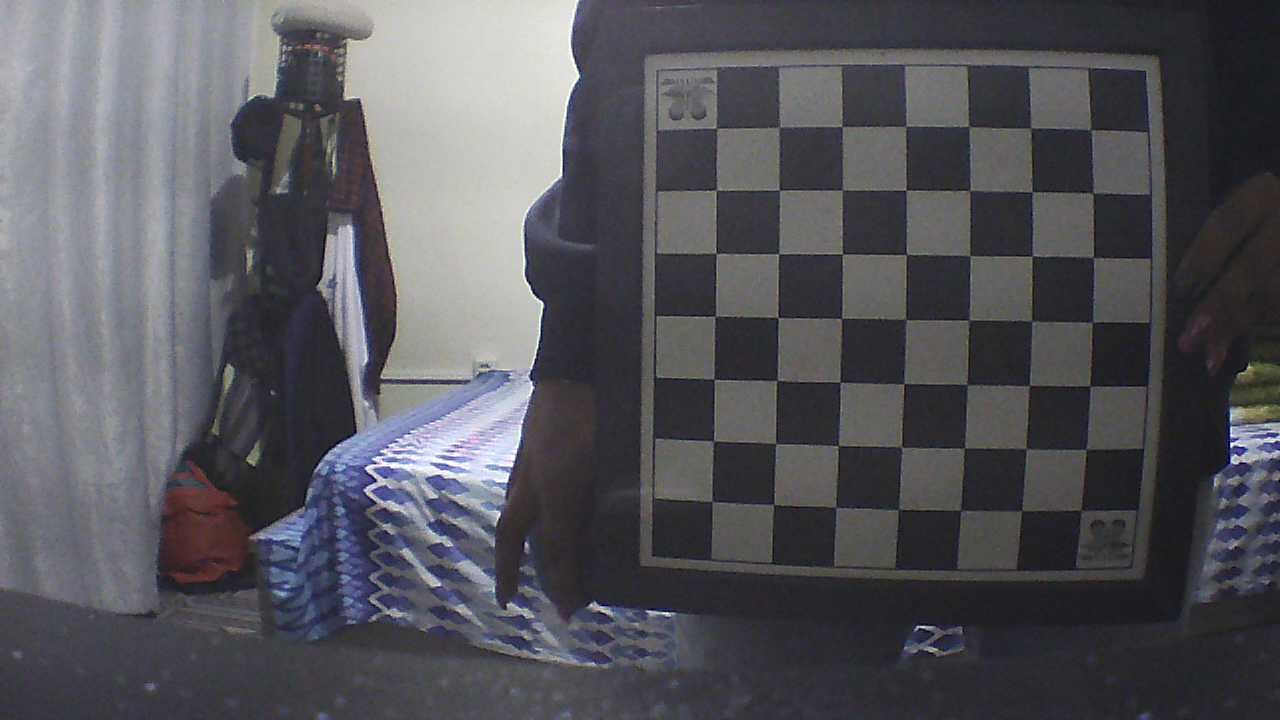
#> input picture TA2/image_in/WIN_20230424_21_36_38_Pro.jpg, 1280 x 720 px; its folder holds 4 pictures in this run
$ jupyter execute TA2.ipynb
#> lines starting #> are read from the running program, lines starting #| are printed output that depends on the picture; after the words box and inside, x2 and y2 are one past the last pixel; in counts of white or black regions, pixels touching at a corner belong together
[cell 1]
import numpy as np
import cv2 as cv
import glob
from os.path import join
from random import randint

[cell 2]
# termination criteria
criteria = (cv.TERM_CRITERIA_EPS + cv.TERM_CRITERIA_MAX_ITER, 30, 0.001)

# prepare object points, like (0,0,0), (1,0,0), (2,0,0) ....,(6,5,0)
objp = np.zeros((6*7,3), np.float32)
objp[:,:2] = np.mgrid[0:7,0:6].T.reshape(-1,2)

# Arrays to store object points and image points from all the images.
objpoints = [] # 3d point in real world space
imgpoints = [] # 2d points in image plane.
images = glob.glob(join('image_in','*.jpg'))

for fname in images:
    img = cv.imread(fname)
#> img is the input picture: shape (720, 1280, 3); mean B, G, R 90.7, 85.3, 85.7
    gray = cv.cvtColor(img, cv.COLOR_BGR2GRAY)
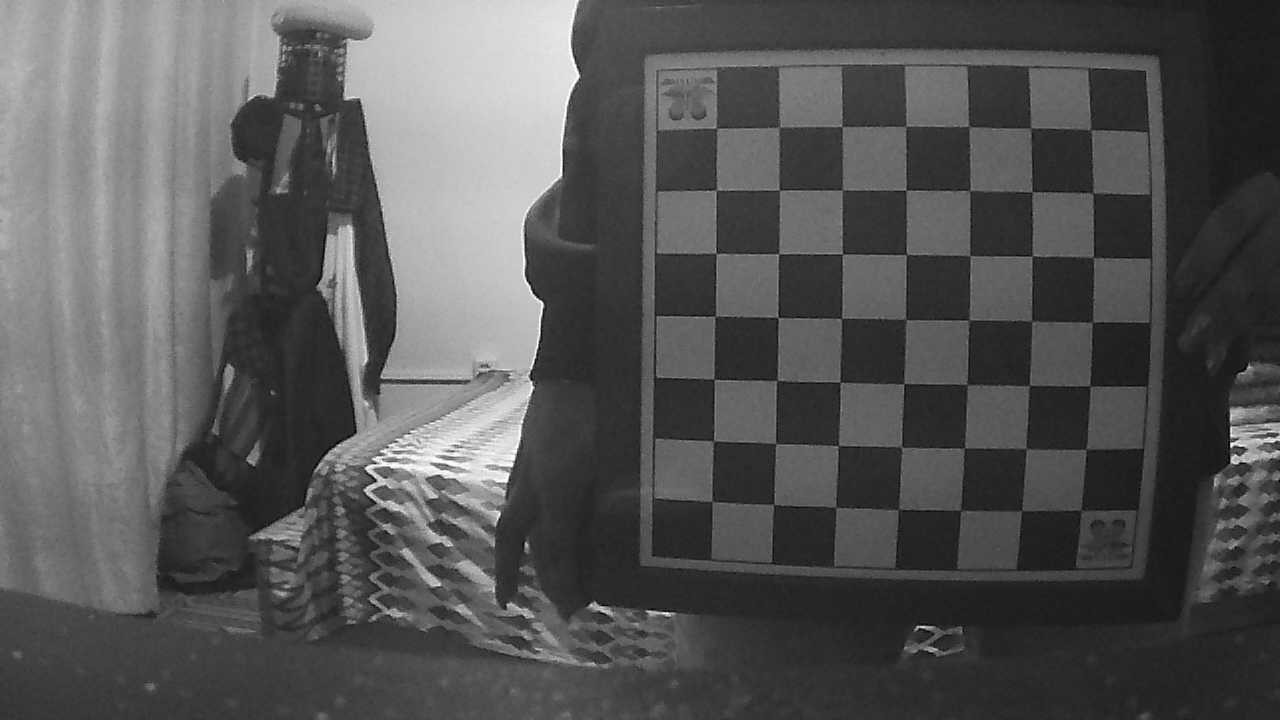
#> gray: shape (720, 1280); min 0, max 255, mean 86
    # Find the chess board corners
    ret, corners = cv.findChessboardCorners(gray, (7,6), None)
#> ret = False; corners = None
    # If found, add object points, image points (after refining them)
    if ret == True:
        objpoints.append(objp)
        corners2 = cv.cornerSubPix(gray,corners, (11,11), (-1,-1), criteria)
        imgpoints.append(corners2)
        # Draw and display the corners
        cv.drawChessboardCorners(img, (7,6), corners2, ret)
        cv.imwrite(fname.replace('_in','_out'), img)
#> pass 2 of the loop `for fname in images:`:
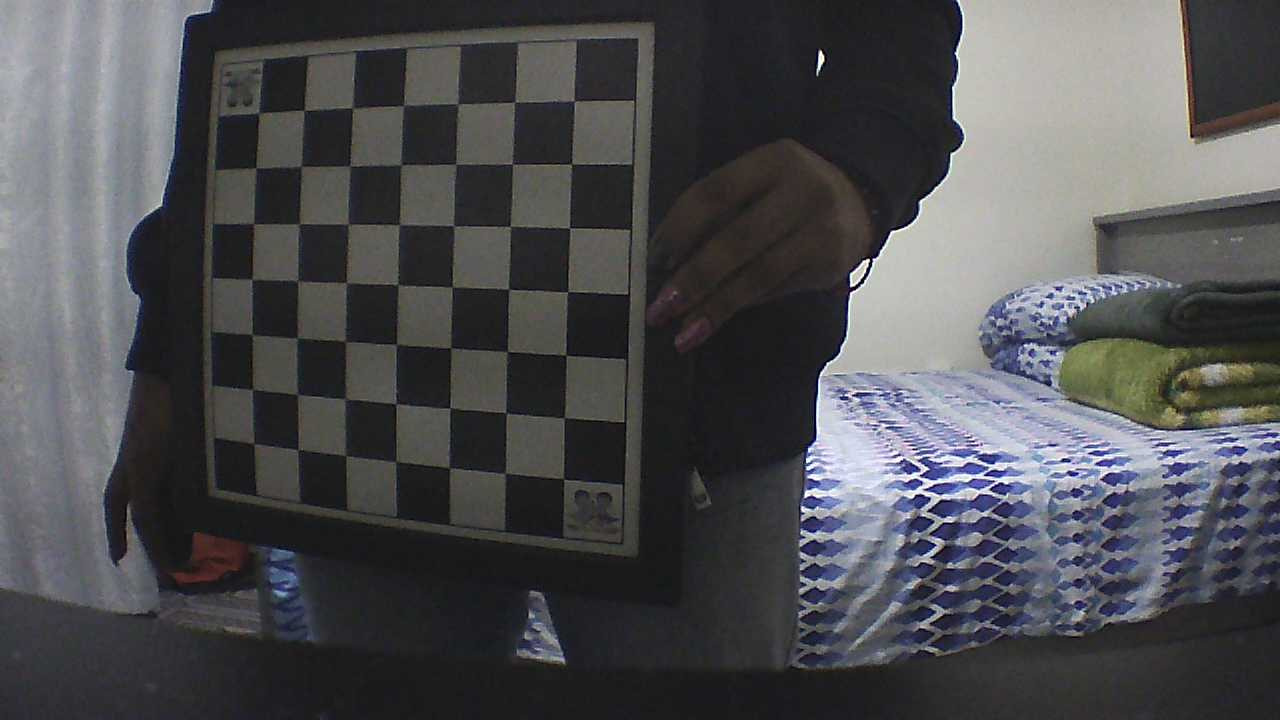
#> input picture TA2/image_in/WIN_20230424_21_36_41_Pro.jpg, 1280 x 720 px
#> img is the input picture: shape (720, 1280, 3); mean B, G, R 80.8, 78.1, 77.8
#> `gray = cv.cvtColor(img, cv.COLOR_BGR2GRAY)`:
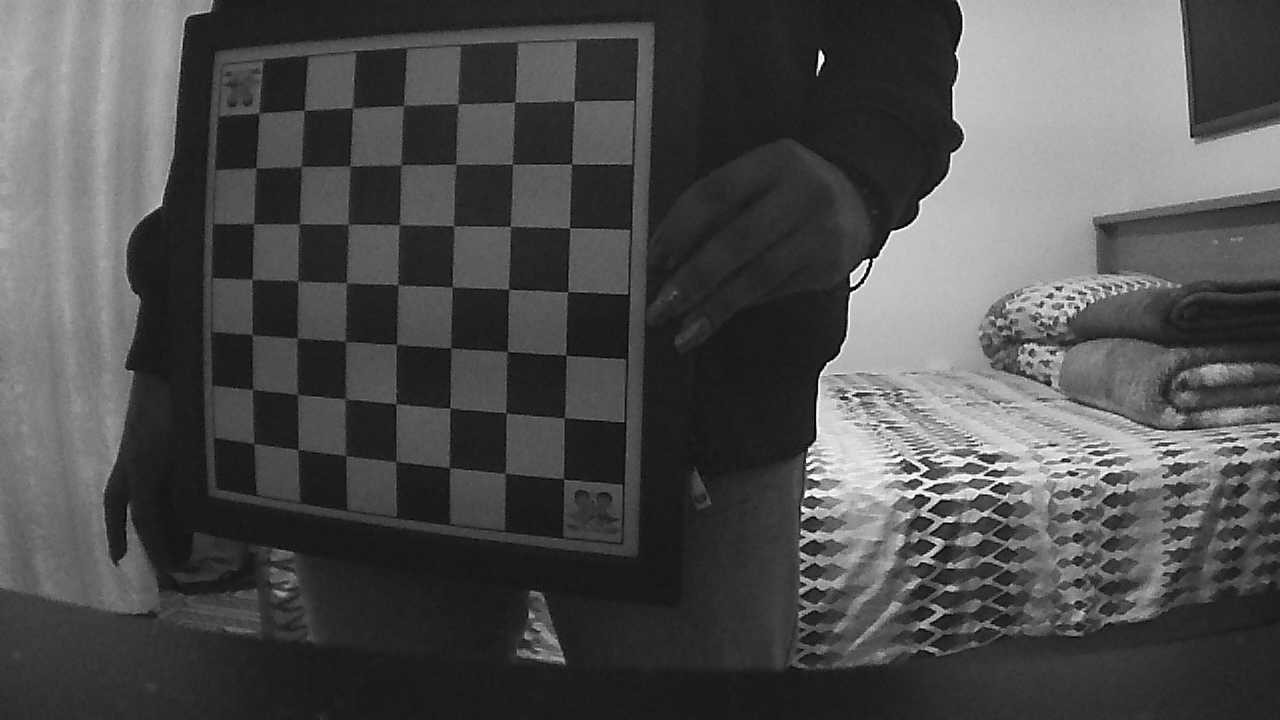
#> gray: shape (720, 1280); min 0, max 255, mean 78.3
#> ret = True; corners = 42 rows, first 8: [253.6, 446], [251.9, 388.6], [252.2, 334.7], [251.4, 278.6], [253.4, 223.8], [255.7, 167.7], [258, 112.5], [298.3, 450]
#> corners2 = 42 rows, first 8: [253.7, 443.5], [252.7, 389.3], [251.8, 334.7], [252.1, 279.3], [253.4, 223.8], [255.7, 167.9], [257.9, 112.4], [298.1, 449.7]
#> `cv.drawChessboardCorners(img, (7,6), corners2, ret)`:
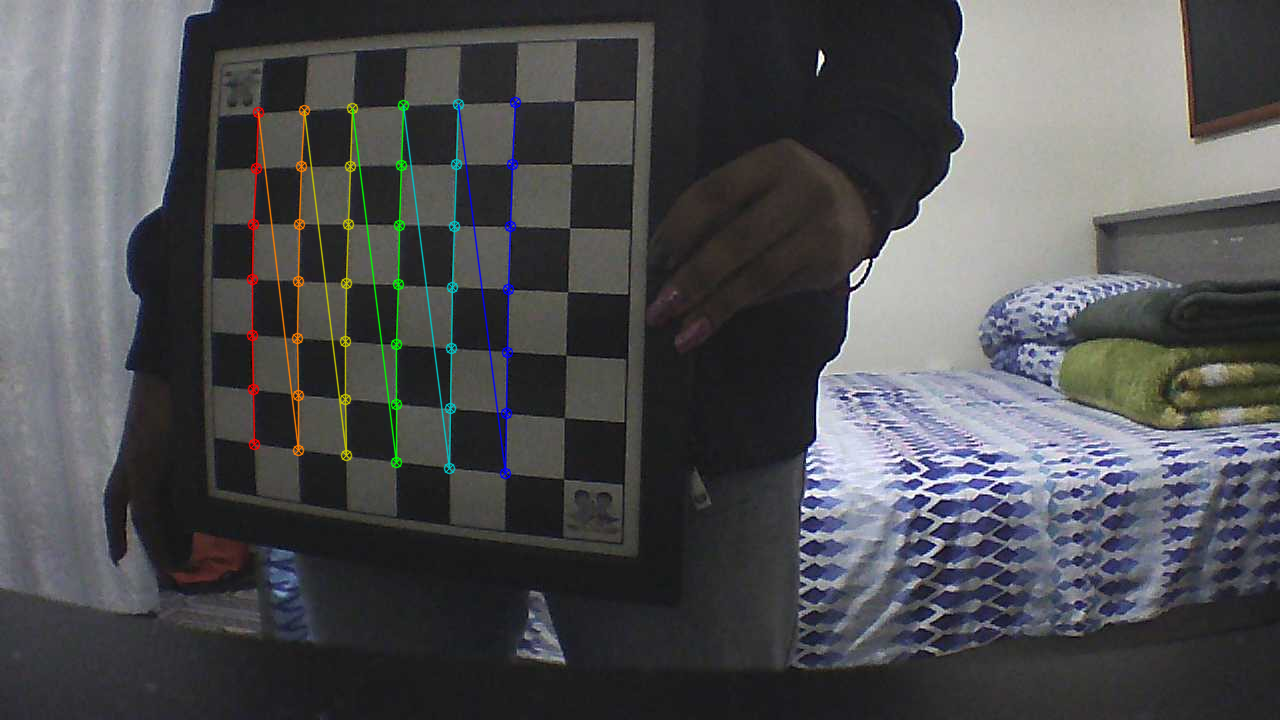
#> img: shape (720, 1280, 3); 1.62% of pixels changed, all inside (x1, y1, x2, y2) = (246, 96, 522, 480)
#> pass 3 of the loop `for fname in images:`:
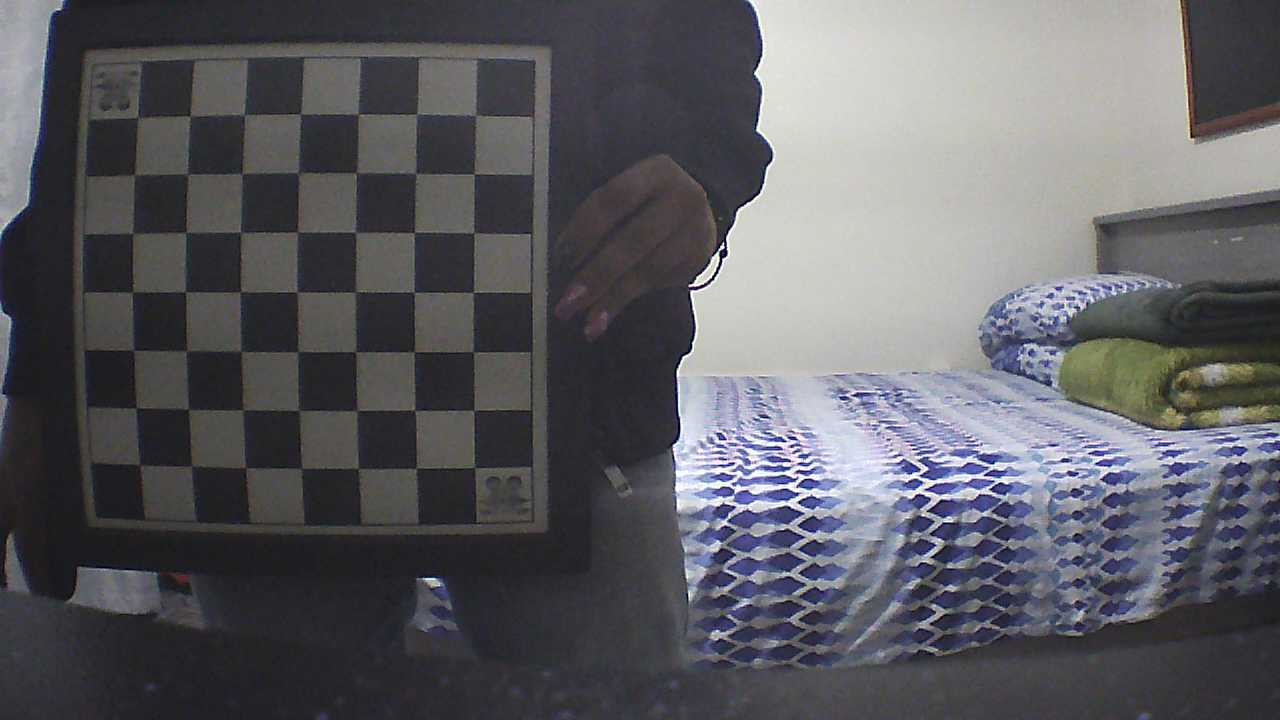
#> input picture TA2/image_in/WIN_20230424_21_36_43_Pro.jpg, 1280 x 720 px
#> img is the input picture: shape (720, 1280, 3); mean B, G, R 98.1, 93.2, 93.4
#> `gray = cv.cvtColor(img, cv.COLOR_BGR2GRAY)`:
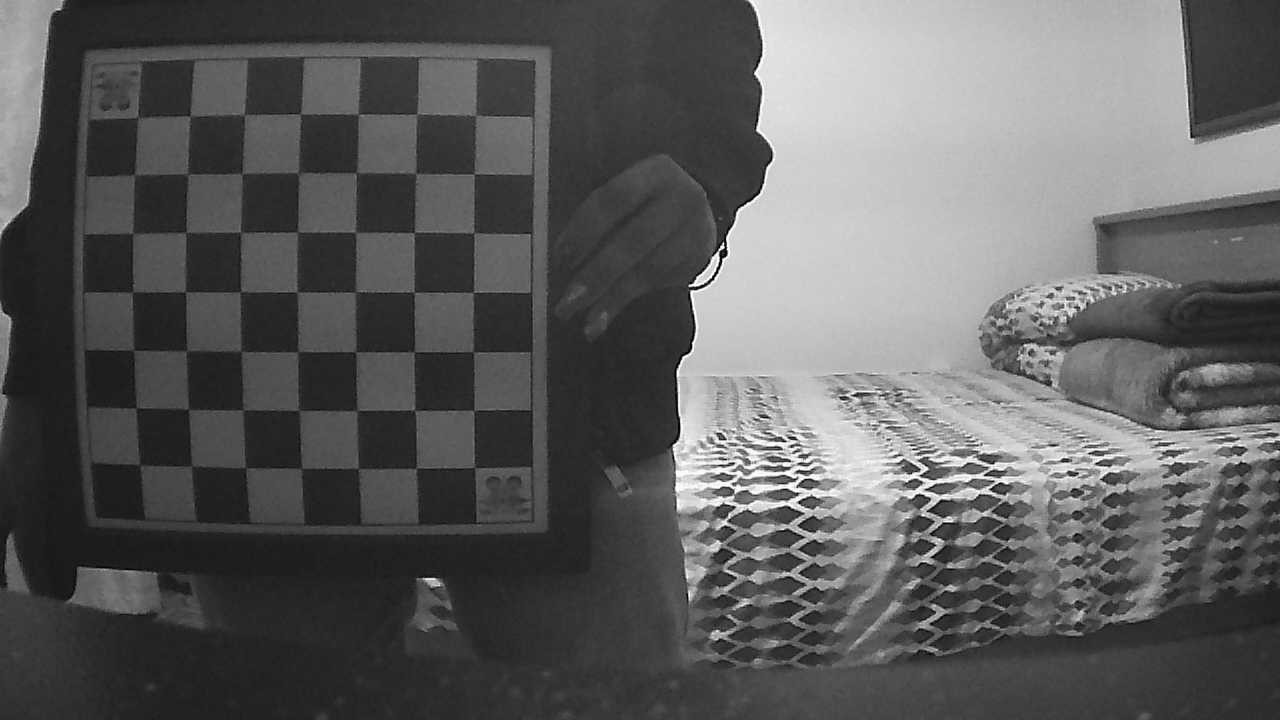
#> gray: shape (720, 1280); min 0, max 255, mean 93.8
#> ret = False; corners = None
#> the loop made 4 passes; the first 3 are shown

# cv.destroyAllWindows()

[cell 3]
# Calibraçao
ret, mtx, dist, rvecs, tvecs = cv.calibrateCamera(objpoints, imgpoints, gray.shape[::-1], None, None)
mtx

[cell 4]
# Atribui valores na camera
img = cv.imread(images[randint(0,len(images))])
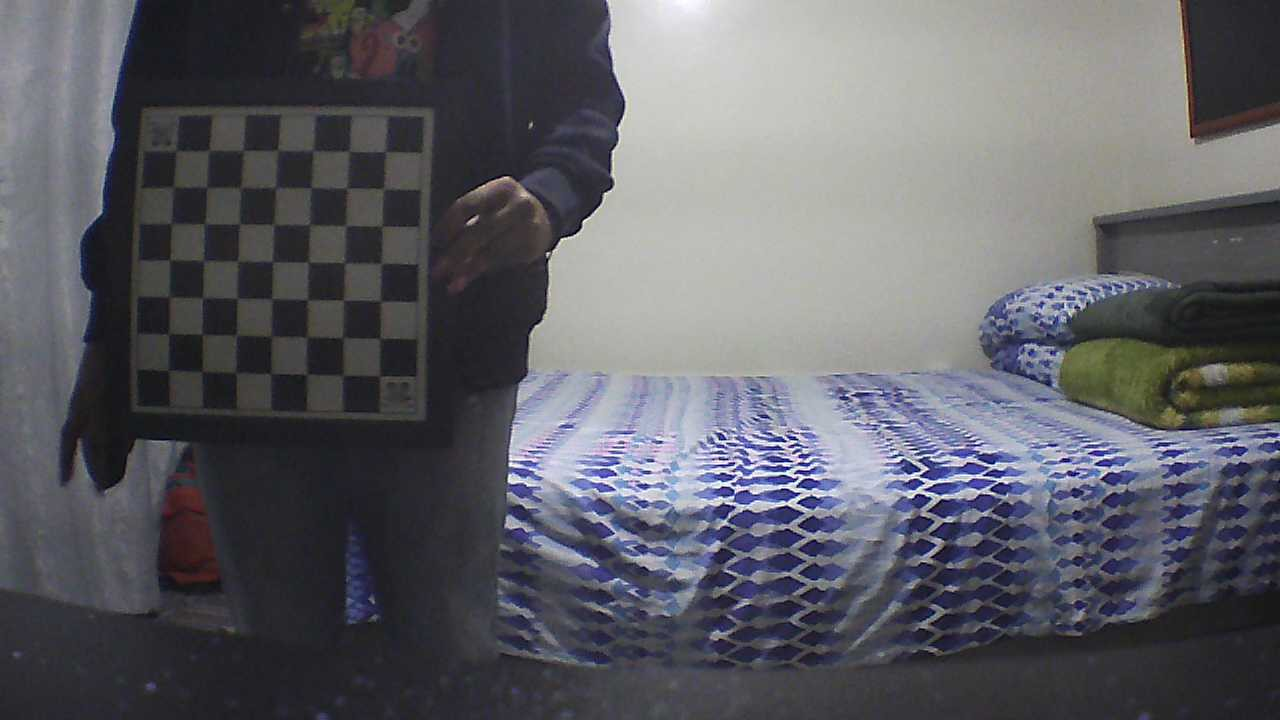
#> input picture TA2/image_in/WIN_20230424_21_36_45_Pro.jpg, 1280 x 720 px
#> img is the input picture: shape (720, 1280, 3); mean B, G, R 101.2, 94.7, 94.4
h,  w = img.shape[:2]
#> h = 720; w = 1280
newcameramtx, roi = cv.getOptimalNewCameraMatrix(mtx, dist, (w,h), 1, (w,h))
(newcameramtx, roi)

[cell 5]
cv.imwrite('distorcao_in.png', img)

[cell 6]
# Metodo 1 para distorcer

# undistort
dst = cv.undistort(img, mtx, dist, None, newcameramtx)

# crop the image
x, y, w, h = roi
dst = dst[y:y+h, x:x+w]
#> dst: shape (645, 1178, 3)
cv.imwrite('distorcao_metodo1.png', dst)

[cell 7]
# Metodo 2 para distorce

# undistort
mapx, mapy = cv.initUndistortRectifyMap(mtx, dist, None, newcameramtx, (w,h), 5)
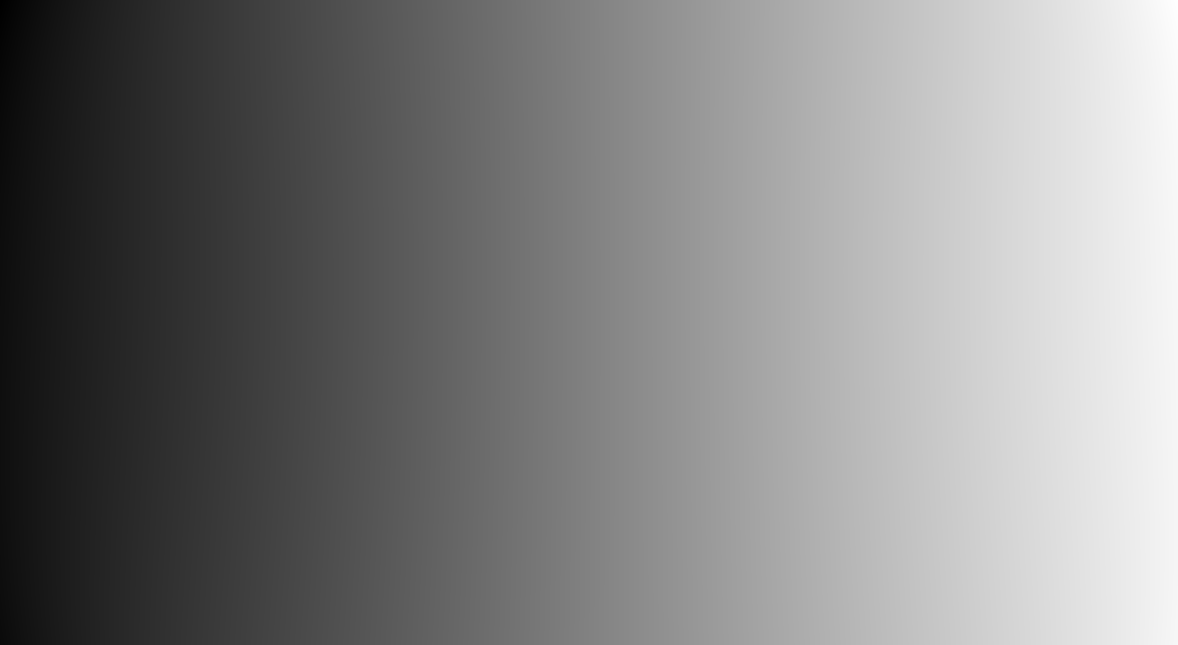
#> mapx: shape (645, 1178) float32; min -74.52, max 1201.5, mean 577.3; drawn with min black and max white
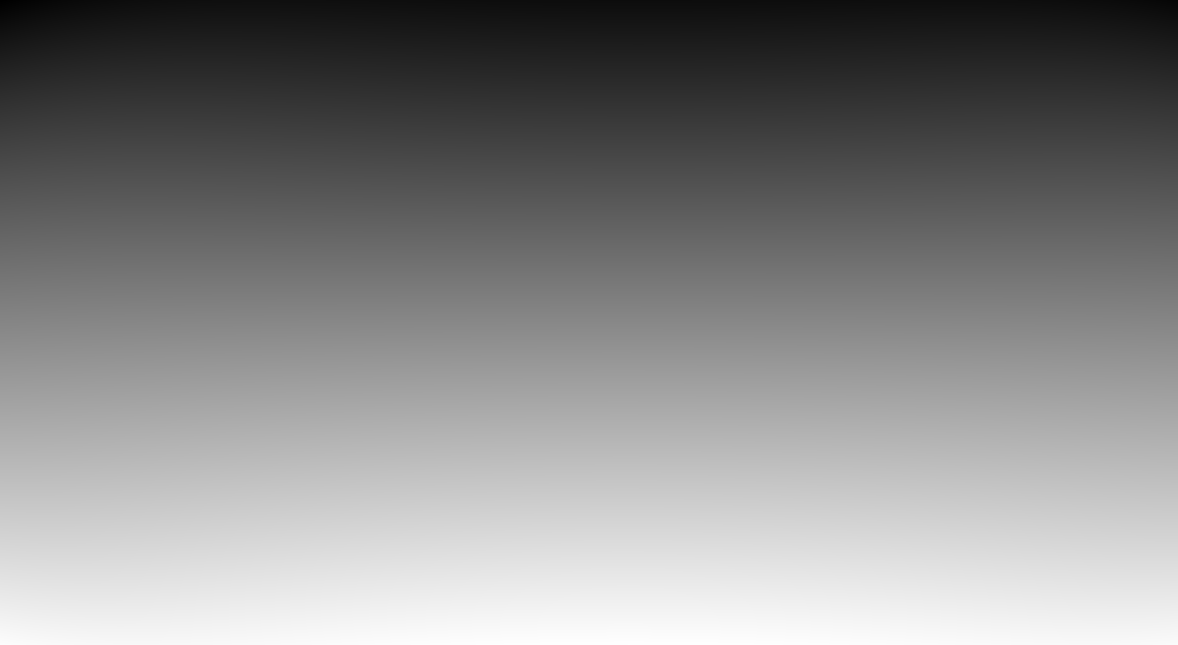
#> mapy: shape (645, 1178) float32; min -41.31, max 664.1, mean 331.1; drawn with min black and max white
dst = cv.remap(img, mapx, mapy, cv.INTER_LINEAR)

# crop the image
x, y, w, h = roi
dst = dst[y:y+h, x:x+w]
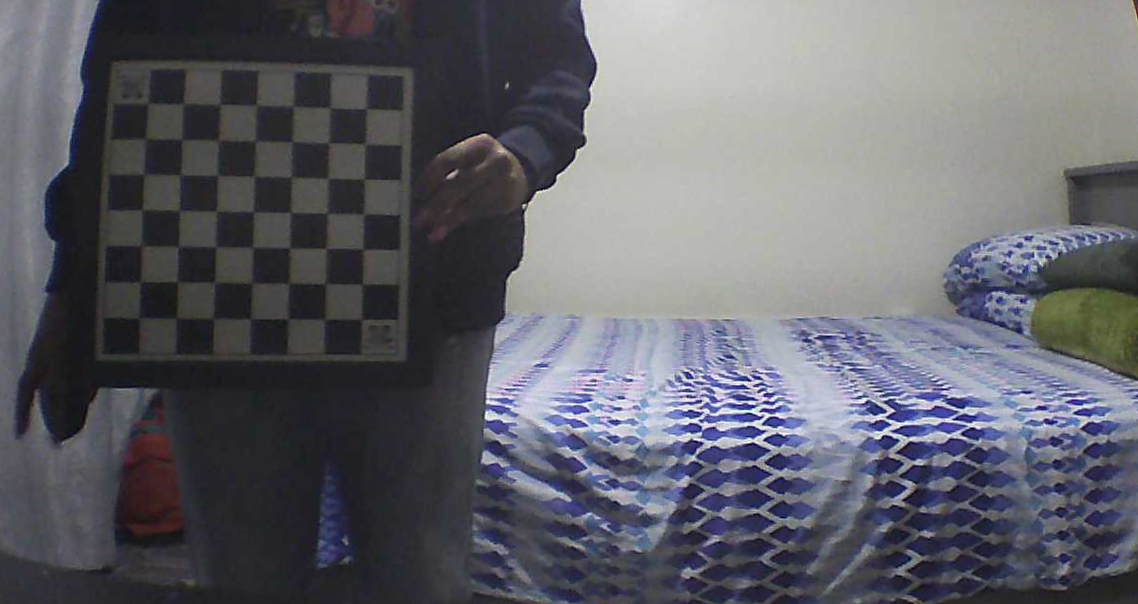
#> dst: shape (604, 1138, 3); mean B, G, R 106.2, 98.8, 98.3
cv.imwrite('distorcao_metodo2.png', dst)

[cell 8]
# Calcular erros

mean_error = 0
for i in range(len(objpoints)):
    imgpoints2, _ = cv.projectPoints(objpoints[i], rvecs[i], tvecs[i], mtx, dist)
    error = cv.norm(imgpoints[i], imgpoints2, cv.NORM_L2)/len(imgpoints2)
    mean_error += error
print( "total error: {}".format(mean_error/len(objpoints)) )
